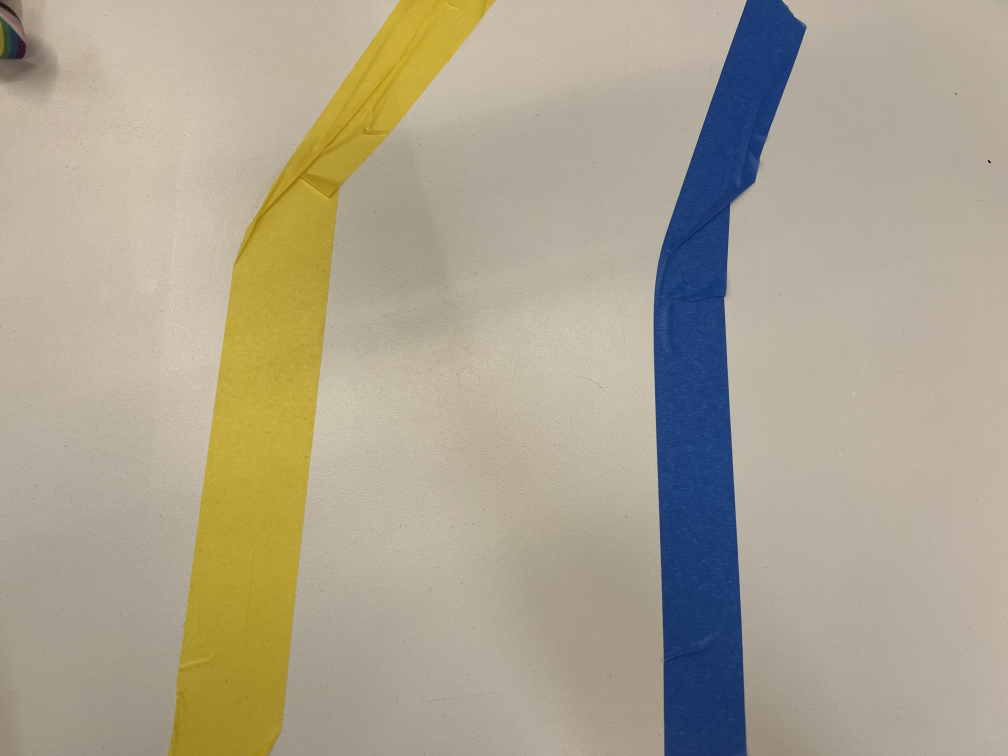
#> input picture indoor_track_image1.JPG, 4032 x 3024 px, given in place of the camera (shown at 1/4 size)
$ python main8.py
#> lines starting #> are read from the running program, lines starting #| are printed output that depends on the picture; after the words box and inside, x2 and y2 are one past the last pixel; in counts of white or black regions, pixels touching at a corner belong together; long printed decimals are rounded
### nationals/colour_filter.py
import cv2 as cv
import numpy as np

def colour_filter(frame, colour_min, colour_max, kernel_size=25, open=3, close=3):

    frame_hsv = cv.cvtColor(frame, cv.COLOR_BGR2HSV)
    # frame_h, frame_s, frame_v = cv.split(frame_hsv)

    kernel = np.ones((kernel_size,kernel_size),np.uint8)

    frame_colour = cv.inRange(frame_hsv, colour_min, colour_max)
    for i in range(open):
        frame_colour = cv.morphologyEx(frame_colour, cv.MORPH_OPEN, kernel)
    for i in range(close):
        frame_colour = cv.morphologyEx(frame_colour, cv.MORPH_CLOSE, kernel)

    return frame_colour

### nationals/obstacle3.py
import cv2
import numpy as np
from colour_filter import colour_filter
from pinehsv_to_cvhsv import pinehsv_to_cvhsv

pine_purple_min = (270, 10, 25)
pine_purple_max = (330, 60, 100)

purple_min = pinehsv_to_cvhsv(pine_purple_min)
purple_max = pinehsv_to_cvhsv(pine_purple_max)

class ObstacleDetection:
    def __init__(self, pine_purple_min, pine_purple_max):
        self.purple_min = pinehsv_to_cvhsv(pine_purple_min)
        self.purple_max = pinehsv_to_cvhsv(pine_purple_max)

        self.width = 320
        self.height = 240

    def obstacle_box(self, frame):
        purple = colour_filter(frame, purple_min, purple_max)

        # Adds white border around the picture
        purple[:, 0] = 0
        purple[:, -1] = 0
        purple[0, :] = 0
        purple[-1, :] = 0

        contour, hierarchy = cv2.findContours(
        purple, cv2.RETR_LIST, cv2.CHAIN_APPROX_SIMPLE)

        if len(contour) == 0:
            return None

        max_area = 0
        for con in contour:
            area = cv2.contourArea(con)
            if area > max_area:
                max_area = area
                cnt = con


        # Calculating middle and extreme points of black pixels

        leftmost = tuple(cnt[cnt[:,:,0].argmin()][0])
        rightmost = tuple(cnt[cnt[:,:,0].argmax()][0])
        c_mid = int((rightmost[0] + leftmost[0]) / 2)

        # Calculating and plotting mean point

        M = cv2.moments(cnt)
        cx = int(M['m10']/M['m00'])
        cy = int(M['m01']/M['m00'])

        return (cx, cy)

    # [49 lines left out: function man_direction, not called in this run]

# [25 lines that do not run on import are left out]

### nationals/angle_controller_2.py
import time

# INTEGRAL_MIN = 100
# INTEGRAL_MAX = 0
INTEGRAL_MIN = -100
INTEGRAL_MAX = 100

# [21 lines left out: function motor_speed, not called in this run]

def pid_motor_speed(avg_speed, current_angle, ref_angle, previous_time, previous_error, current_integral, kp, ki, kd):

    error = ref_angle - current_angle
    current_time = time.time()
    delta_time = current_time - previous_time
    delta_error = error - previous_error

    # ---------------------
    # PROPORTIONAL CONTROLLER
    # ---------------------
    proportional_output = kp * error

    # ---------------------
    # INTEGRAL CONTROLLER
    # ---------------------
    current_integral += error * delta_time
    current_integral = max(min(INTEGRAL_MAX, current_integral), INTEGRAL_MIN)

    integral_output = ki * current_integral

    # ---------------------
    # DERIVATIVE CONTROLLER
    # ---------------------
    current_derivative = delta_error/delta_time

    derivative_output = current_derivative * kd

    # ---------------------
    output = proportional_output + integral_output + derivative_output

    print(f"Proportional Output is: {proportional_output}\n\
            Error is: {error}\n\
            Rolling Integral isx {current_integral}\n\
            Integral Output is: {integral_output}\n\
            Derivative Output is: {derivative_output}\n\
            Total Output is: {output}"
        )

    left_motor_speed = int(avg_speed - output)
    right_motor_speed = int(avg_speed + output)

    left_motor_speed = max(min(100, left_motor_speed), 0)
    right_motor_speed = max(min(100, right_motor_speed), 0)

    previous_time = current_time
    previous_error = error

    return (left_motor_speed, right_motor_speed, previous_time, previous_error, current_integral)

### nationals/pinehsv_to_cvhsv.py
def pinehsv_to_cvhsv(pine):

    # Input pine is a length 3 tuple
    # Output hsv is a length 3 tuple

    hsv_0 = pine[0] * 180 / 360
    hsv_1 = pine[1] * 255 / 100
    hsv_2 = pine[2] * 255 / 100

    hsv = (hsv_0, hsv_1, hsv_2)

    return hsv

### nationals/motor_control_2.py
import RPi.GPIO as gpio
import time

default_speed = 20

class MotorControl():
    def __init__(self):
        #Left motor
        # 27 - In 1 - Motor 1 - Green
        self.p_in1 = 17
        # 17 - In 2 - Motor 1 - Yellow
        self.p_in2 = 27
        # 13 (pwm) - ENA - Motor 1 - Blue
        self.p_ena = 13

        #right motor
        # 24 - In 3 - Motor 2 - White furthest from green
        self.p_in3 = 23
        # 23 - In 4 - Motor 2 - White closest to green
        self.p_in4 = 24
        # 12 (pwm) - ENB - Motor 2 - Purple
        self.p_enb = 12

        self.max_speed = 100
        self.global_multiplier = 0.4

        gpio.setwarnings(False) # The code is complaining too much

        gpio.setmode(gpio.BCM)
        gpio.setup(self.p_in1, gpio.OUT)
        gpio.setup(self.p_in2, gpio.OUT)
        gpio.setup(self.p_in3, gpio.OUT)
        gpio.setup(self.p_in4, gpio.OUT)

        gpio.setup(self.p_ena, gpio.OUT)
        gpio.setup(self.p_enb, gpio.OUT)

        self.p_a = gpio.PWM(self.p_ena,default_speed)
        self.p_b = gpio.PWM(self.p_enb,default_speed)

        self.p_a.start(0)
        self.p_b.start(0)

    def setpins(self, pin_input):

        if pin_input[0] == 'f':
            gpio.output(self.p_in1, False)
        elif pin_input[0] == 't':
            gpio.output(self.p_in1, True)

        if pin_input[1] == 'f':
            gpio.output(self.p_in2, False)
        elif pin_input[1] == 't':
            gpio.output(self.p_in2, True)

        if pin_input[2] == 'f':
            gpio.output(self.p_in3, False)
        elif pin_input[2] == 't':
            gpio.output(self.p_in3, True)

        if pin_input[3] == 'f':
            gpio.output(self.p_in4, False)
        elif pin_input[3] == 't':
            gpio.output(self.p_in4, True)

    def change_speed(self, pwm_a, pwm_b):
        # print('Speed: ', pwm)

        self.p_a.ChangeDutyCycle(int(pwm_a))
        self.p_b.ChangeDutyCycle(int(pwm_b))

    def change_speed_a(self, pwm):
        self.p_a.ChangeDutyCycle(int(pwm))

    def change_speed_b(self, pwm):
        self.p_b.ChangeDutyCycle(int(pwm))

    # [18 lines left out: functions forward, reverse, not called in this run]
        # [57 lines of commented-out code are left out]


    def stop(self):
        gpio.cleanup()

### nationals/main8.py
# Configuration Parameters for Motor Control and Object Detection
DEFAULT_SPEED = 70
ARROW_MULTIPLIER = 1.5
OBJECT_MULTIPLIER = 1

# PID Controller Gains
KP = 40
KI = 0
KD = 25

# [9 lines of commented-out code are left out]

import cv2 as cv
import numpy as np

from colour_filter import colour_filter
from midline_coords_2 import midline_coords
from pinehsv_to_cvhsv import pinehsv_to_cvhsv

from motor_control_2 import MotorControl
from angle_controller import motor_speed
from angle_controller_2 import pid_motor_speed
from arrow_detect_3 import arrow_detect_1
from start_stop import find_finish

import RPi.GPIO as gpio

import time

from obstacle3 import ObstacleDetection

left_right = False #false is right

start_time = time.time()

pine_yellow_min = (40, 5, 50)
pine_yellow_max = (55, 100, 100)

pine_blue_min = (185, 20, 60)
pine_blue_max = (220, 100, 100)

# # Original black

# pine_black_min = (0, 0, 0)
# pine_black_max = (360, 100, 50)

# Room black

pine_black_min = (0, 0, 0)
pine_black_max = (360, 100, 50)

pine_purple_min = (270, 10, 25)
pine_purple_max = (330, 60, 100)

# # Green in the test room (D block)

# pine_green_min = (130, 5, 70)
# pine_green_max = (170, 100, 100)

# Green in actual competition is below (O block)

pine_green_min = (55, 19, 50)
pine_green_max = (70, 60, 100)

yellow_min = pinehsv_to_cvhsv(pine_yellow_min)
yellow_max = pinehsv_to_cvhsv(pine_yellow_max)

blue_min = pinehsv_to_cvhsv(pine_blue_min)
blue_max = pinehsv_to_cvhsv(pine_blue_max)

# Video Capture Setup
capture = cv.VideoCapture(0)
capture.set(3, 320)                         # Set Video Width to 320px
capture.set(4, 240)                         # Set Video Height to 240px

# Initialise Motor Controller and Obstacle Detection
mc = MotorControl()
obs = ObstacleDetection(pine_purple_min, pine_purple_max)

#set motors to go forward
mc.setpins('ftft')

#initial timestep
previous_time = time.time()
previous_error = 0
current_integral = 0

try:
    while True:
        retval, frame = capture.read()
#> frame is the input picture: shape (3024, 4032, 3); mean B, G, R 144.5, 163.4, 171.6

        frame_fresh = frame.copy()
        frame = frame[int(len(frame)/2):int(len(frame))]
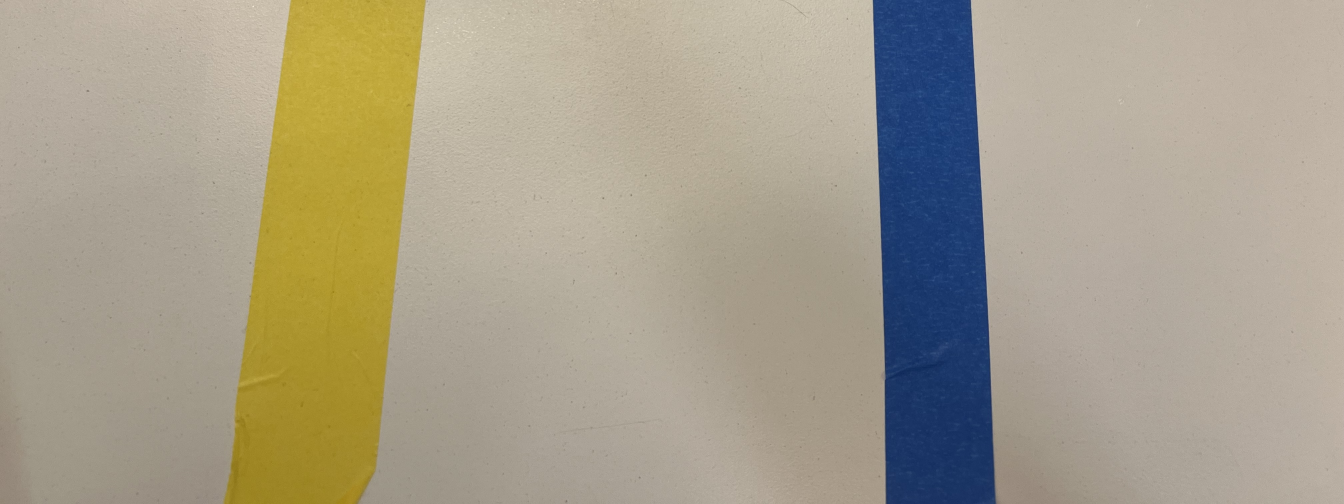
#> frame: shape (1512, 4032, 3) (shown at 1/3 size); mean B, G, R 140, 159, 166.7
        frame_blur = cv.GaussianBlur(frame, (11,11), 100)
        frame_fresh_blur = cv.GaussianBlur(frame_fresh, (11,11), 100)

        frame_blue = colour_filter(frame_blur, blue_min, blue_max, 5, 5, 0)
#> in colour_filter, `frame_hsv = cv.cvtColor(frame, cv.COLOR_BGR2HSV)`: frame_hsv: shape (1512, 4032, 3); mean H, S, V 26.3, 61.6, 172.9
#> in colour_filter, `frame_colour = cv.inRange(frame_hsv, colour_min, colour_max)`: frame_colour: shape (1512, 4032); every value is 0
        frame_yellow = colour_filter(frame_blur, yellow_min, yellow_max, 5, 5, 0)
#> call 2 of colour_filter, with colour_min = (20, 12.75, 127.5), colour_max = (27.5, 255, 255), kernel_size = 5, open = 5, close = 0
#> in colour_filter (call 2), `frame_colour = cv.inRange(frame_hsv, colour_min, colour_max)`:
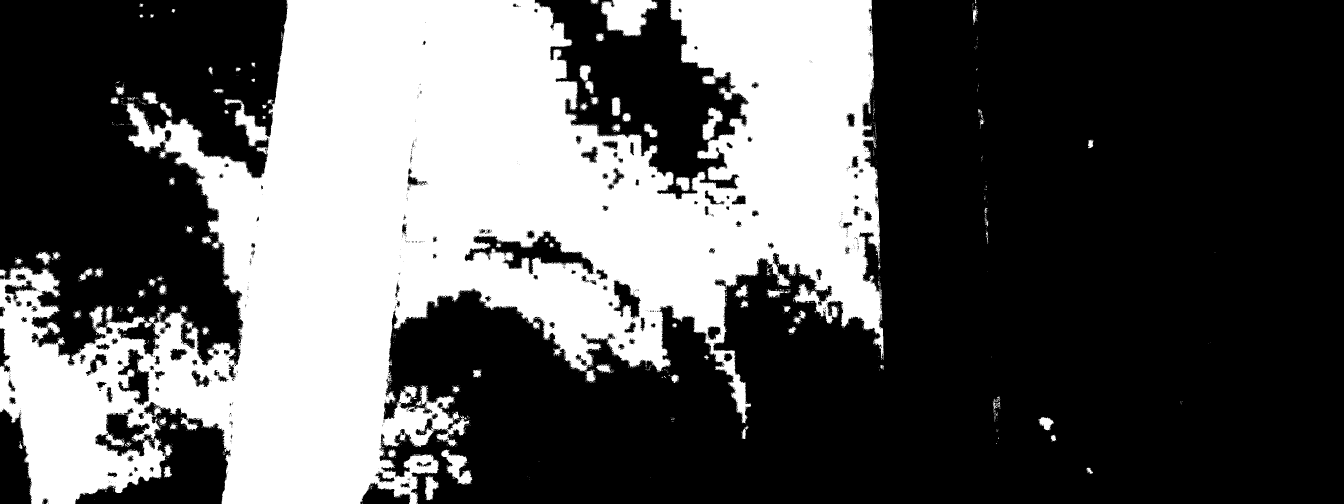
#> frame_colour: shape (1512, 4032) (shown at 1/3 size); 35.5% white; 2767 white regions (2657 under 20 px), largest, box (x1, y1, x2, y2) and area: (0, 0, 2651, 1512) 2113776, (1803, 0, 1973, 109) 12047, (1324, 1349, 1417, 1453) 4235
#> the loop in colour_filter (call 2), `for i in range(open):` made 5 passes
#> pass 1, in colour_filter (call 2), `frame_colour = cv.morphologyEx(frame_colour, cv.MORPH_OPEN, kernel)`:
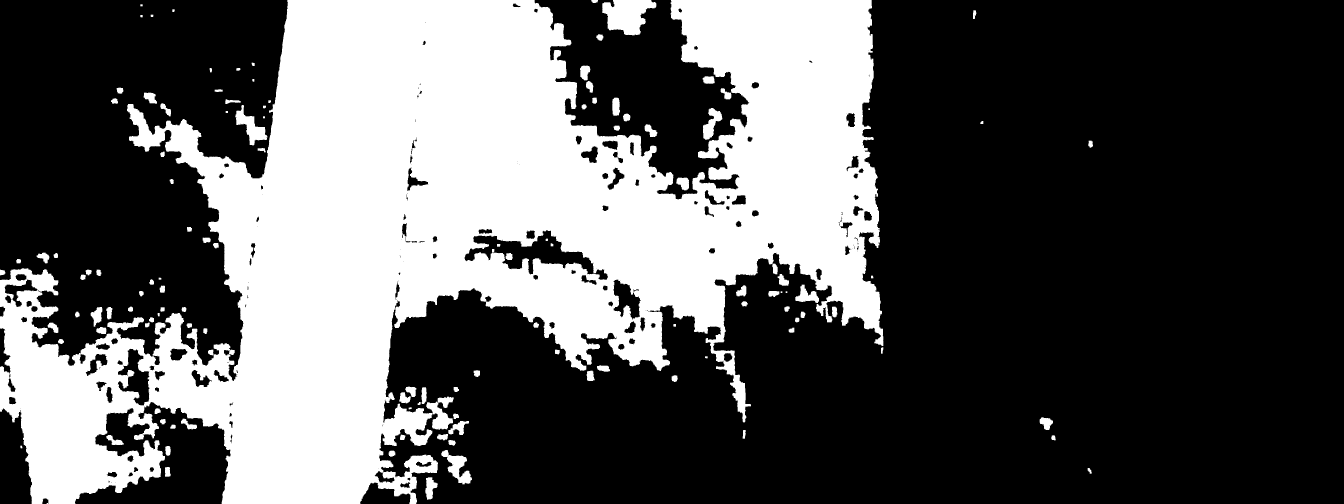
#> frame_colour: shape (1512, 4032) (shown at 1/3 size); 34.7% white; 126 white regions, largest, box (x1, y1, x2, y2) and area: (0, 0, 2650, 1512) 2047236, (1807, 0, 1969, 106) 11417, (706, 315, 802, 436) 4420

        #find the lines for the lanes
        lines_blue = cv.HoughLines(frame_blue, 1, np.pi / 180, 160, None, 0, 0)
#> lines_blue = None
        lines_yellow = cv.HoughLines(frame_yellow, 1, np.pi / 180, 160, None, 0, 0)

        if lines_blue is not None:
            x_sum = 0
            y_sum = 0
            theta_blue_list = []

            #math to find line position
            for i in range(0, len(lines_blue)):
                theta = lines_blue[i][0][1]

                if theta > np.pi / 2:
                    theta_blue_list.append(theta - np.pi)
                else:
                    theta_blue_list.append(theta)

                rho = lines_blue[i][0][0]
                a = np.cos(theta)
                b = np.sin(theta)
                x0 = a * rho
                y0 = b * rho
                x_sum = np.sin(2 * theta)
                y_sum = np.cos(2 * theta)

            theta_double_avg = np.angle(y_sum + x_sum * 1j)
            if theta_double_avg < 0:
                theta_double_avg = 2 * np.pi + theta_double_avg
            angle_blue = theta_double_avg / 2

            if (angle_blue < 70 * np.pi / 180) or (angle_blue > 110 * np.pi / 180):
                theta_blue_list = np.sort(theta_blue_list)
                theta_blue_list_remove = theta_blue_list[:int(len(theta_blue_list) / 2) + 1]
                angle_blue = np.average(theta_blue_list_remove)
                if angle_blue < 0:
                    angle_blue = angle_blue + np.pi

            x0_blue = x0
            y0_blue = y0
        else:
            angle_blue = None
            x0_blue = None
            y0_blue = None

        if lines_yellow is not None:

            x_sum = 0
            y_sum = 0
            theta_yellow_list = []

            for i in range(0, len(lines_yellow)):
                theta = lines_yellow[i][0][1]

                if theta > np.pi / 2:
                    theta_yellow_list.append(theta - np.pi)
                else:
                    theta_yellow_list.append(theta)

                rho = lines_yellow[i][0][0]
                a = np.cos(theta)
                b = np.sin(theta)
                x0 = a * rho
                y0 = b * rho
                x_sum = np.sin(2 * theta)
                y_sum = np.cos(2 * theta)
#> this loop made 22876 passes
#> (theta, rho, a, b, x0, y0, x_sum, y_sum) on passes 1 to 3: (0.785, 1170, 0.707, 0.707, 827.3, 827.3, 1, -4.37e-08), (0.785, 1172, 0.707, 0.707, 828.7, 828.7, 1, -4.37e-08), (0.785, 1167, 0.707, 0.707, 825.2, 825.2, 1, -4.37e-08)
#> after the loop, theta_yellow_list = 22876 items

            theta_double_avg = np.angle(y_sum + x_sum * 1j)
#> theta_double_avg = 1.99
            if theta_double_avg < 0:
                theta_double_avg = 2 * np.pi + theta_double_avg
            angle_yellow = theta_double_avg / 2
#> angle_yellow = 0.995

            if (angle_yellow < 70 * np.pi / 180) or (angle_yellow > 110 * np.pi / 180):
                theta_yellow_list = np.sort(theta_yellow_list)
                theta_yellow_list_remove = theta_yellow_list[int(len(theta_yellow_list) / 2):]
#> theta_yellow_list_remove = 11438 values from -0.0873 to 1.55
                angle_yellow = np.average(theta_yellow_list_remove)
#> angle_yellow = 0.588
                if angle_yellow < 0:
                    angle_yellow = angle_yellow + np.pi


            x0_yellow = x0
#> x0_yellow = 1180.2
            y0_yellow = y0
#> y0_yellow = 1817.4
        else:
            angle_yellow = None
            x0_yellow = None
            y0_yellow = None

        # print(angle_yellow, x0_yellow, y0_yellow)
        cent = obs.obstacle_box(frame)
#> in colour_filter (call 3), `frame_hsv = cv.cvtColor(frame, cv.COLOR_BGR2HSV)`: frame_hsv: shape (1512, 4032, 3); mean H, S, V 26.2, 61.7, 172.9
#> in obstacle_box, `contour, hierarchy = cv2.findContours( purple, cv2.RETR_LIST, cv2.CHAI..`: contour = []
        if cent == None:
            ob_angle = None
        elif x0_blue != None or x0_yellow != None:
            ob_angle = obs.man_direction(cent, x0_blue, x0_yellow)
        else:
            ob_angle = 1.2

        arrow_angle = None
        #detect arrow
        # arrow_angle = arrow_detect_1(frame_fresh_blur, pine_black_min, pine_black_max)

        #look for finish line
        finish_angle = None
       # if time.time() - start_time > 30:
        #    finish_angle = find_finish(pine_green_min, pine_green_max, frame_blur)
         #   print(finish_angle)


        if (arrow_angle != None):
            arrow_angle = arrow_angle * ARROW_MULTIPLIER
            if left_right:
                left_motor, right_motor, previous_time, previous_error, current_integral \
                    = pid_motor_speed(DEFAULT_SPEED, 1.2, 0, previous_time, previous_error, current_integral, KP, KI, KD)
            else:
                left_motor, right_motor, previous_time, previous_error, current_integral \
                    = pid_motor_speed(DEFAULT_SPEED, 2, np.pi, previous_time, previous_error, current_integral, KP, KI, KD)

            print('arrow', left_motor, right_motor, arrow_angle)
            mc.change_speed(left_motor, right_motor)
            time.sleep(0.5)

        elif (ob_angle != None):
            if ob_angle < 1.5:
                ob_angle = ob_angle * OBJECT_MULTIPLIER
                left_motor, right_motor, previous_time, previous_error, current_integral \
                    = pid_motor_speed(DEFAULT_SPEED, ob_angle, 0, previous_time, previous_error, current_integral, KP, KI, KD)
                print('obstacle', left_motor, right_motor)

            else:
                ob_angle = ob_angle * OBJECT_MULTIPLIER
                left_motor, right_motor, previous_time, previous_error, current_integral \
                    = pid_motor_speed(DEFAULT_SPEED, ob_angle, np.pi, previous_time, previous_error, current_integral, KP, KI, KD)
                print('obstacle', left_motor, right_motor)

            mc.change_speed(left_motor, right_motor)

        elif (finish_angle != None):
            left_motor, right_motor, previous_time, previous_error, current_integral \
                = pid_motor_speed(DEFAULT_SPEED, finish_angle, np.pi/2, previous_time, previous_error, current_integral, KP, KI, KD)

            print('Finish', left_motor, right_motor)

            mc.change_speed(70, 70)
            time.sleep(0.2)
            exit()

        elif (angle_yellow == None) and (angle_blue == None):
            left_motor = DEFAULT_SPEED
            right_motor = DEFAULT_SPEED

            _, _, previous_time, previous_error, current_integral \
                = pid_motor_speed(DEFAULT_SPEED, 0, 0, previous_time, previous_error, current_integral, KP, KI, KD)

            print('none', left_motor, right_motor)
            mc.change_speed(left_motor, right_motor)

        elif (angle_yellow != None) and (angle_blue == None):
            yellow_ref = 10 * np.pi / 180
            left_motor, right_motor, previous_time, previous_error, current_integral \
                = pid_motor_speed(DEFAULT_SPEED, angle_yellow, yellow_ref, previous_time, previous_error, current_integral, KP, KI, KD)
#> in pid_motor_speed, `error = ref_angle - current_angle`: error = -0.413
#> in pid_motor_speed, `proportional_output = kp * error`: proportional_output = -16.54
#> in pid_motor_speed, `current_integral += error * delta_time`: current_integral = -1.87
#> in pid_motor_speed, `integral_output = ki * current_integral`: integral_output = 0
#> in pid_motor_speed, `current_derivative = delta_error/delta_time`: current_derivative = -0.0913
#> in pid_motor_speed, `derivative_output = current_derivative * kd`: derivative_output = -2.28
#> in pid_motor_speed, `output = proportional_output + integral_output + derivative_output`: output = -18.82
#| Proportional Output is: -16.537
#|             Error is: -0.4134
#|             Rolling Integral isx -1.872
#|             Integral Output is: -0.0
#|             Derivative Output is: -2.282
#|             Total Output is: -18.819
#> in pid_motor_speed, `left_motor_speed = int(avg_speed - output)`: left_motor_speed = 88
#> in pid_motor_speed, `right_motor_speed = int(avg_speed + output)`: right_motor_speed = 51
#> in pid_motor_speed, `previous_error = error`: previous_error = -0.413
#> left_motor = 88; right_motor = 51; previous_time = 1.8e+09; previous_error = -0.413; current_integral = -1.87

            print('yellow', left_motor, right_motor)
#| yellow 88 51
            mc.change_speed(left_motor, right_motor)

        elif (angle_yellow == None) and (angle_blue != None):
            blue_ref = np.pi - 10 * np.pi / 180
            left_motor, right_motor, previous_time, previous_error, current_integral \
                = pid_motor_speed(DEFAULT_SPEED, angle_blue, blue_ref, previous_time, previous_error, current_integral, KP, KI, KD)

            print('blue', left_motor, right_motor)
            mc.change_speed(left_motor, right_motor)

        else:
            angle_x_sum = np.sin(2 * angle_yellow) + np.sin(2 * angle_blue)
            angle_y_sum = np.cos(2 * angle_yellow) + np.cos(2 * angle_blue)
            angle_double_average = np.angle(angle_y_sum + angle_x_sum * 1j)

            if angle_double_average < 0:
                angle_double_average = 2 * np.pi + angle_double_average

            angle_average = angle_double_average / 2

            if angle_average < 1.57:
                angle_average_ref = 0
            elif angle_average >= 1.57:
                angle_average_ref = 3.14

            left_motor, right_motor, previous_time, previous_error, current_integral \
                = pid_motor_speed(DEFAULT_SPEED, angle_average, angle_average_ref, previous_time, previous_error, current_integral, KP, KI, KD)


            print('both', left_motor, right_motor)
            mc.change_speed(left_motor, right_motor)

except KeyboardInterrupt:
    gpio.cleanup()
